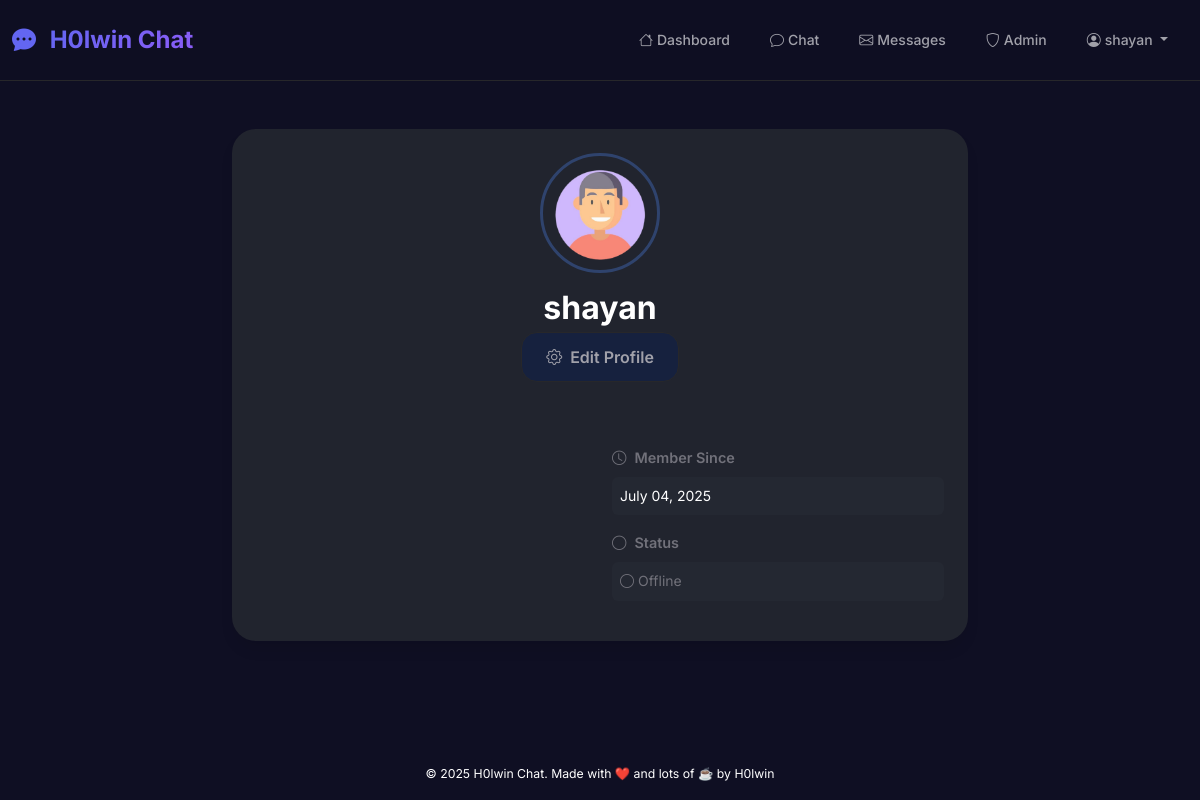
Page /user/shayan (signed in) on the committed database.
### tables this page shows
CREATE TABLE settings (
            key TEXT PRIMARY KEY,
            value TEXT
        );

CREATE TABLE "users" (
                    id INTEGER PRIMARY KEY AUTOINCREMENT,
                    username TEXT UNIQUE NOT NULL,
                    email TEXT UNIQUE NOT NULL,
                    hashed_password TEXT NOT NULL,
                    is_admin INTEGER DEFAULT 0,
                    created_at TIMESTAMP DEFAULT CURRENT_TIMESTAMP
                , display_name TEXT, bio TEXT, birth_date DATE, profile_image TEXT, last_seen TIMESTAMP);

### backend/app.py (the view)
@app.route('/user/<username>')
@login_required
def public_profile(username):
    target_user_obj = get_user_by_username(username)
    if not target_user_obj:
        abort(404)
    with get_db() as conn:
        cur = conn.cursor()
        cur.execute('''SELECT last_seen FROM users WHERE id = ?''', (target_user_obj.id,))
        last_seen = cur.fetchone()[0]
        import datetime
        if last_seen:
            try:
                last_seen_dt = datetime.datetime.fromisoformat(last_seen.replace('Z', '+00:00'))
                now = datetime.datetime.now(datetime.timezone.utc)
                time_diff = now - last_seen_dt
                is_online = time_diff.total_seconds() < 300  # 5 minutes
            except:
                is_online = False
        else:
            is_online = False
    target_user = {
        'id': target_user_obj.id,
        'username': target_user_obj.username,
        'display_name': target_user_obj.display_name,
        'bio': target_user_obj.bio,
        'birth_date': target_user_obj.birth_date,
        'profile_image': target_user_obj.profile_image,
        'created_at': format_join_date(target_user_obj.created_at),
        'is_online': is_online
    }
    is_self = target_user_obj.id == current_user.id
    return render_template('user_profile.html', target_user=target_user, is_self=is_self)

### backend/app.py (called while the page is built)
@login_manager.user_loader
def load_user(user_id):
    return get_user_by_id(user_id)

def format_join_date(date_str):
    if not date_str:
        return 'Unknown'
    try:
        if isinstance(date_str, str):
            date_obj = datetime.fromisoformat(date_str.replace('Z', '+00:00'))
        else:
            date_obj = date_str
        return date_obj.strftime('%B %d, %Y')
    except:
        return str(date_str) if date_str else 'Unknown'

def get_db():
    db_path = os.path.join(os.path.dirname(__file__), 'db', 'chatroom.db')
    return sqlite3.connect(db_path)

def get_setting(key, default=None):
    with get_db() as conn:
        cur = conn.cursor()
        cur.execute('SELECT value FROM settings WHERE key = ?', (key,))
        row = cur.fetchone()
        return row[0] if row else default

@app.context_processor
def inject_site_name():
    site_name = get_setting('site_name', 'ChatRoom')
    return dict(site_name=site_name)

### backend/auth.py (called while the page is built)
def get_user_by_id(user_id):
    conn = sqlite3.connect(DB_PATH)
    cur = conn.cursor()
    cur.execute('''SELECT id, username, email, hashed_password, is_admin, created_at,
                   display_name, bio, birth_date, profile_image FROM users WHERE id = ?''', (user_id,))
    row = cur.fetchone()
    conn.close()
    if row:
        return User(*row)
    return None

def get_user_by_username(username):
    conn = sqlite3.connect(DB_PATH)
    cur = conn.cursor()
    cur.execute('''SELECT id, username, email, hashed_password, is_admin, created_at,
                   display_name, bio, birth_date, profile_image FROM users WHERE username = ?''', (username,))
    row = cur.fetchone()
    conn.close()
    if row:
        return User(*row)
    return None

### frontend/templates/user_profile.html (shortened to what this page needs)
{% extends 'base.html' %}
{% block content %}
<div class="container py-4">
    <div class="row justify-content-center">
        <div class="col-lg-8">
            <div class="card shadow-lg border-0" style="background: rgba(35,38,47,0.92); border-radius: 1.5rem; border: 1.5px solid rgba(79,140,255,0.15);">
                <div class="card-header bg-transparent border-0 text-center py-4">
                    <div class="position-relative d-inline-block mb-3">
                        <div class="rounded-circle overflow-hidden"
                             style="width: 120px; height: 120px; background: var(--color-primary); display: flex; align-items: center; justify-content: center; font-size: 3rem; font-weight: 700; color: white; border: 3px solid rgba(79,140,255,0.3);">
                            {% if target_user.profile_image %}
                                <img src="{{ target_user.profile_image }}" alt="Profile" style="width: 100%; height: 100%; object-fit: cover;">
                            {% else %}
                                {{ target_user.username[0]|upper }}
                            {% endif %}
                        </div>
                    </div>
                    <h2 class="mb-1" style="color: var(--text-primary); font-weight: 700;">
                        {{ target_user.display_name or target_user.username }}
                    </h2>
                    <div class="d-flex justify-content-center gap-2 mb-3">
                        {% if not is_self %}
                            <a href="/pm/{{ target_user.username }}" class="btn btn-primary">
                                <i class="bi bi-chat-dots me-2"></i>Send Message
                            </a>
                        {% else %}
                            <a href="/profile" class="btn btn-secondary">
                                <i class="bi bi-gear me-2"></i>Edit Profile
                            </a>
                        {% endif %}
                    </div>
                </div>
                <div class="card-body p-4">
                     <div class="row">
                         <div class="col-md-6">
                        </div>
                        <div class="col-md-6">
                            <div class="mb-3">
                                <label class="form-label text-muted">
                                    <i class="bi bi-clock me-2"></i>Member Since
                                </label>
                                <div class="p-2 rounded" style="background: rgba(40,44,54,0.5);">
                                    <span style="color: var(--text-primary);">{{ target_user.created_at }}</span>
                                </div>
                            </div>
                            <div class="mb-3">
                                <label class="form-label text-muted">
                                    <i class="bi bi-circle me-2"></i>Status
                                </label>
                                <div class="p-2 rounded" style="background: rgba(40,44,54,0.5);">
                                    <span id="user-status-{{ target_user.username }}"
                                          class="{% if target_user.is_online %}text-success{% else %}text-muted{% endif %}"
                                          data-username="{{ target_user.username }}">
                                        {% if target_user.is_online %}
                                            <i class="bi bi-circle-fill me-1"></i>Online
                                        {% else %}
                                            <i class="bi bi-circle me-1"></i>Offline
                                        {% endif %}
                                    </span>
                                </div>
                            </div>
                        </div>
                    </div>
                </div>
            </div>
        </div>
    </div>
</div>
{% endblock %}

### frontend/templates/base.html (shortened to what this page needs)
<!DOCTYPE html>
<html lang="en">
<head>
    <link href="https://cdn.jsdelivr.net/npm/bootstrap@5.3.2/dist/css/bootstrap.min.css" rel="stylesheet">
    <link href="https://cdn.jsdelivr.net/npm/bootstrap-icons@1.11.3/font/bootstrap-icons.min.css" rel="stylesheet">
    <link href="/static/css/main.css" rel="stylesheet">
    <link href="/static/css/rtl-support.css" rel="stylesheet">
    <link href="/static/css/spacing.css" rel="stylesheet">
</head>
<body class="app-body">
    <nav class="navbar navbar-expand-lg navbar-dark app-navbar">
        <div class="container-fluid">
            <a class="navbar-brand" href="/">
                <i class="bi bi-chat-dots-fill me-2"></i>
                <span class="brand-text">{{ site_name }}</span>
            </a>
            <div class="collapse navbar-collapse" id="navbarNav">
                <ul class="navbar-nav ms-auto">
                    {% if current_user.is_authenticated %}
                        <li class="nav-item">
                            <a class="nav-link" href="/dashboard">
                                <i class="bi bi-house me-1"></i>Dashboard
                            </a>
                        </li>
                        <li class="nav-item">
                            <a class="nav-link" href="/chat">
                                <i class="bi bi-chat me-1"></i>Chat
                            </a>
                        </li>
                        <li class="nav-item">
                            <a class="nav-link" href="/pm">
                                <i class="bi bi-envelope me-1"></i>Messages
                            </a>
                        </li>
                        {% if current_user.is_admin %}
                        <li class="nav-item">
                            <a class="nav-link admin-link" href="/admin">
                                <i class="bi bi-shield me-1"></i>Admin
                            </a>
                        </li>
                        {% endif %}
                        <li class="nav-item dropdown">
                            <a class="nav-link dropdown-toggle" href="#" role="button" data-bs-toggle="dropdown">
                                <i class="bi bi-person-circle me-1"></i>{{ current_user.username }}
                            </a>
                        </li>
                    {% endif %}
                </ul>
            </div>
        </div>
    </nav>
    <main class="app-main">
        {% block content %}{% endblock %}
    </main>
    <footer class="app-footer text-center py-3 mt-5">
        <small>
            © 2025 {{ site_name }}. Made with ❤️ and lots of ☕ by H0lwin
        </small>
    </footer>
    <div class="toast-container position-fixed bottom-0 end-0 p-3" style="z-index: 1100;">
    </div>
</body>
</html>

### frontend/static/css/main.css (style rules this page uses)
:root { --primary-color: #6366f1; --primary-dark: #4f46e5; --secondary-color: #8b5cf6; --accent-color: #06b6d4; --success-color: #10b981; --warning-color: #f59e0b; --danger-color: #ef4444; --bg-primary: #0f0f23; --bg-secondary: #1a1a2e; --bg-tertiary: #16213e; --bg-card: #1e1e2e; --bg-navbar: rgba(15, 15, 35, 0.95); --bg-overlay: rgba(0, 0, 0, 0.5); --text-primary: #ffffff; --text-secondary: #a1a1aa; --text-muted: #71717a; --text-inverse: #000000; --border-color: #27272a; --border-light: #3f3f46; --border-focus: #6366f1; --shadow-sm: 0 1px 2px 0 rgba(0, 0, 0, 0.05); --shadow-md: 0 4px 6px -1px rgba(0, 0, 0, 0.1); --shadow-lg: 0 10px 15px -3px rgba(0, 0, 0, 0.1); --shadow-xl: 0 20px 25px -5px rgba(0, 0, 0, 0.1); --spacing-xs: 0.25rem; --spacing-sm: 0.5rem; --spacing-md: 1rem; --spacing-lg: 1.5rem; --spacing-xl: 2rem; --spacing-2xl: 3rem; --spacing-3xl: 4rem; --message-padding-x: 1.25rem; --message-padding-y: 1rem; --message-margin-bottom: 1.5rem; --message-gap: 1rem; --radius-sm: 0.375rem; --radius-md: 0.5rem; --radius-lg: 0.75rem; --radius-xl: 1rem; --radius-2xl: 1.5rem; --transition-fast: 0.15s ease-in-out; --transition-normal: 0.3s ease-in-out; --transition-slow: 0.5s ease-in-out; }
* { margin: 0; padding: 0; box-sizing: border-box; }
body { font-family: 'Inter', -apple-system, BlinkMacSystemFont, 'Segoe UI', Roboto, sans-serif; font-size: 14px; line-height: 1.6; color: var(--text-primary); background: var(--bg-primary); overflow-x: hidden; }
.app-body { min-height: 100vh; display: flex; flex-direction: column; }
.app-navbar { background: var(--bg-navbar); backdrop-filter: blur(10px); border-bottom: 1px solid var(--border-color); padding: var(--spacing-md) 0; position: sticky; top: 0; z-index: 1000; }
.app-main { flex: 1; padding: var(--spacing-lg) 0; }
.navbar-brand { font-weight: 700; font-size: 1.5rem; color: var(--primary-color) !important; text-decoration: none; }
.brand-text { background: linear-gradient(135deg, var(--primary-color), var(--secondary-color)); -webkit-background-clip: text; -webkit-text-fill-color: transparent; background-clip: text; }
.navbar-nav .nav-link { color: var(--text-secondary) !important; font-weight: 500; padding: var(--spacing-sm) var(--spacing-md) !important; border-radius: var(--radius-md); transition: var(--transition-fast); margin: 0 var(--spacing-xs); }
.admin-link { color: var(--warning-color) !important; }
.card { background: var(--bg-card); border: 1px solid var(--border-color); border-radius: var(--radius-xl); box-shadow: var(--shadow-lg); transition: var(--transition-normal); }
.card-header { background: var(--bg-tertiary); border-bottom: 1px solid var(--border-color); border-radius: var(--radius-xl) var(--radius-xl) 0 0 !important; padding: var(--spacing-lg); }
.card-body { padding: var(--spacing-lg); }
.form-label { color: var(--text-secondary); font-weight: 500; margin-bottom: var(--spacing-sm); }
.btn { font-weight: 500; border-radius: var(--radius-md); padding: var(--spacing-sm) var(--spacing-lg); transition: var(--transition-fast); border: none; cursor: pointer; }
.btn-secondary { background: var(--bg-tertiary); color: var(--text-secondary); border: 1px solid var(--border-color); }
.text-muted { color: var(--text-muted) !important; }
.shadow-lg { box-shadow: var(--shadow-lg) !important; }

### frontend/static/css/spacing.css (style rules this page uses)
.card-header { padding: var(--spacing-lg); margin: 0; border-bottom: 1px solid var(--border-color); background: var(--bg-tertiary); }
.card-body { padding: var(--spacing-lg); margin: 0; }

### frontend/templates/user_profile.html (style rules this page uses)
.form-label { font-weight: 600; margin-bottom: 0.5rem; font-size: 0.9rem; }
.btn { border-radius: 1rem; font-weight: 600; padding: 0.75rem 1.5rem; transition: all 0.3s ease; }

### rows in the picture
settings: value "H0lwin Chat"
users: username "shayan", profile_image (picture), display_name "shayan", created_at "July 04, 2025"
